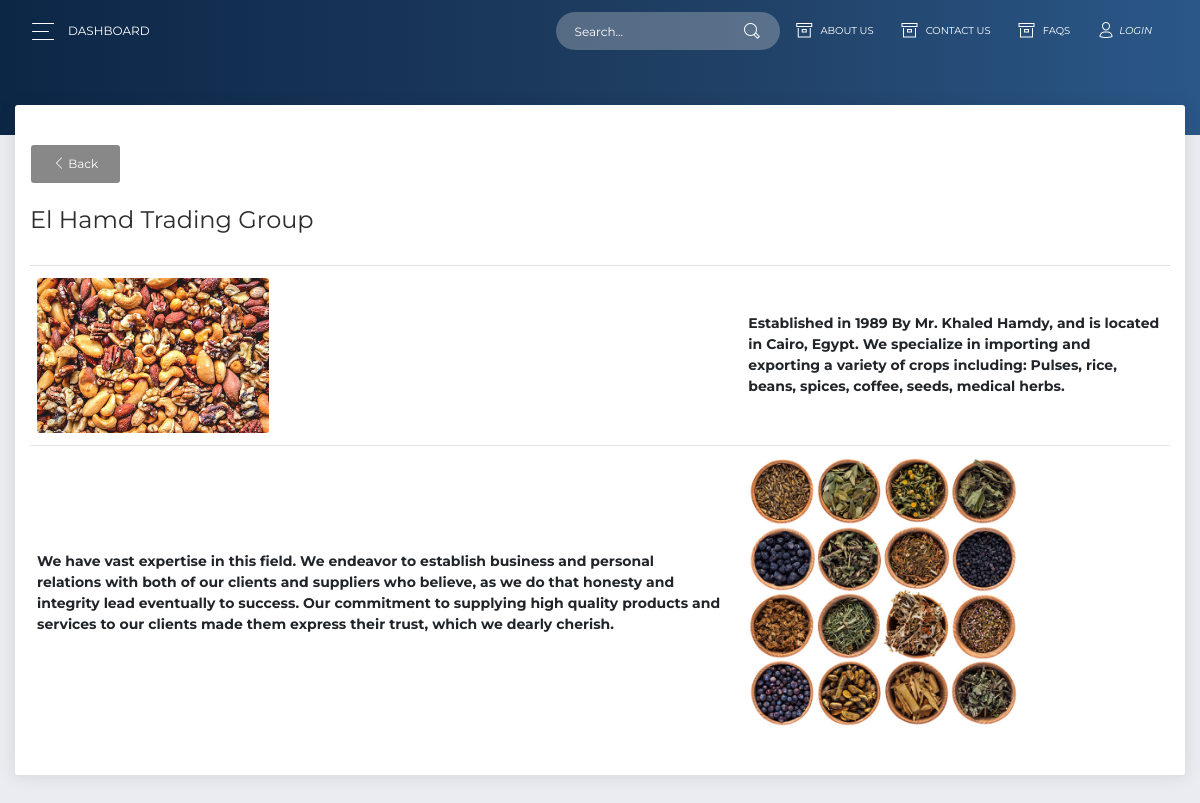
The page /public/aboutUs.php on the database its author committed.
### tables this page shows
CREATE TABLE `about` (
  `id` int(11) NOT NULL,
  `pic1` blob NOT NULL,
  `pic2` blob NOT NULL,
  `intro` text NOT NULL,
  `info` text NOT NULL,
  `extra` text NOT NULL
);

### app/view/view.php (called while the page is built, shortened)
<?php
abstract class View
{
    public function __construct($controller, $model)
    {
        $this->model = $model;
    }
}
?>

### app/model/about_model.php (called while the page is built, shortened)
<?php
require_once(__ROOT__ . "model/model.php");
?>
<?php
  class About extends Model
  {
    private $intro;
    private $info;
    function readAbout($id)
    {
        $sql = "SELECT * FROM about WHERE id=" . $id;
        $dbh = $this->connect();
        $result = $dbh->query($sql);
        if ($result->num_rows == 1)
        {
           $row = $dbh->fetchRow();
           $this->intro = $row["intro"];
           $this->info = $row["info"];
        }
        else
        {
            $this->intro = "";
            $this->info = "";
            $this->extra = "";
            $this->pic1 = "";
            $this->pic2 = "";
        }
    }
    function getIntro()
    {
      return $this->intro;
    }
    function getInfo()
    {
      return $this->info;
    }
  }
?>

### app/db/dbh.php (called while the page is built, shortened)
<?php
class DBh
{
    private static $instance = null;
    private $servername;
    private $username;
    private $password;
    private $dbname;
    private $conn;
    private function __construct()
    {
		$this->servername = DB_SERVER;
		$this->username = DB_USER;
		$this->password = DB_PASS;
        $this->dbname = DB_DATABASE;
	}
    public function connect()
    {
        $this->conn = new mysqli($this->servername, $this->username, $this->password, $this->dbname);
        return $this->conn;
    }
    public function query($sql)
    {
        if (!empty($sql))
        {
            $this->result = $this->conn->query($sql);
            return $this->result;
        }
        else
        {
            return false;
        }
    }
    public static function getInstance()
    {
        if (self::$instance == null)
        {
            self::$instance = new DBh();
        }
        return self::$instance;
    }
}
?>

### app/model/model.php (called while the page is built, shortened)
<?php
require_once("../app/db/dbh.php");
abstract class Model
{
    protected $dbh;
    protected $conn;
    public function connect()
    {
        if (null === $this->conn) {
            $this->dbh = DBh::getInstance();        }
        return $this->dbh;
    }
}

### app/view/about_view.php (the view)
<?php
require_once(__ROOT__ . "view/view.php");
class AboutView extends View
{
  public function output()
  {
    $str = "";
    $str .= '    <div class="table-responsive"> ';
    $str .= '    <table class="table"> ';
    $str .= '        <tr> ';
    $str .= '            <td> ';
    $str .= '                <img src="../public/Products/snacks.jpg" style="width:34%"> ';
    $str .= '            </td> ';
    $str .= '             <td> </td> ';
    $str .= '             <th> ';
    $str .= '    ' . $this->model->getIntro() . '  </th>  ';
    $str .= '        </tr> ';
    $str .= '        <tr> ';
    $str .= '            <th> ';
    $str .= '   ' . $this->model->getInfo() . ' </th> ';
    $str .= '            <td> </td> ';
    $str .= '            <td> ';
    $str .= '                <img src="../public/Products/herbs.jpg" style="width:65%"> ';
    $str .= '            </td> ';
    $str .= '        </tr> ';
    $str .= '    </table> ';
    $str .= '    </div> ';
    return $str;
  }
}
?>

### rows shown on the page
about: intro "Established in 1989 By Mr. Khaled Hamdy, and is located in Cairo, Egypt. We specialize in importing and exporting a variety of crops including: Pulses, rice, beans, spices, coffee, seeds, medical herbs.", info "We have vast expertise in this field. We endeavor to establish business and personal relations with both of our clients and suppliers who believe, as we do that honesty and integrity lead eventually to success. Our commitment to supplying high quality products and services to our clients made them express their trust, which we dearly cherish."
